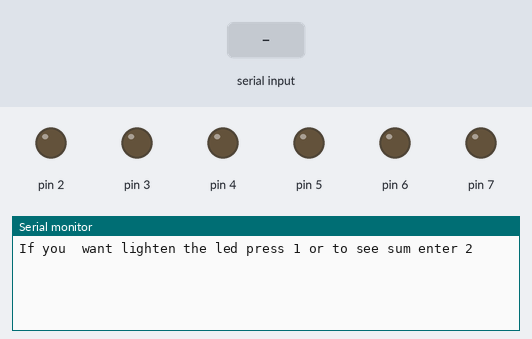
Bench run of a sketch on a simulated Arduino Uno, built with avr-gcc and run on an emulated ATmega328P. Parts: output pins drawn as LEDs (lit = HIGH), the last lines printed to the serial monitor. Inputs (shaded band) come from the test bench.

Above: at 0.8 s.
0.9 s: byte 1 (1) received over Serial
At 1.8 s:
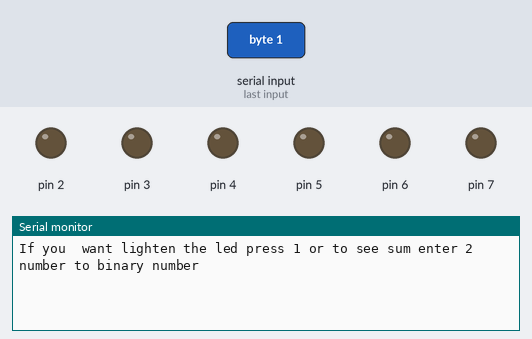
2.4 s: "1" received over Serial
At 3.1 s:
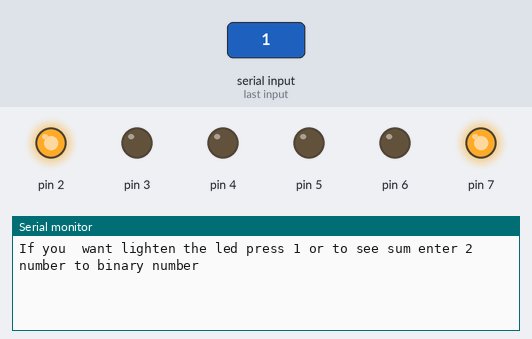

The sketch:

midterm1.ino
```cpp
int array[6];
int i = 0;
int sum = 0;
void setup() {
  // put your setup code here, to run once:
  Serial.begin(9600);
  pinMode(2, OUTPUT);
  pinMode(3, OUTPUT);
  pinMode(4, OUTPUT);
  pinMode(5, OUTPUT);
  pinMode(6, OUTPUT);
  pinMode(7, OUTPUT);
  Serial.println("If you  want lighten the led press 1 or to see sum enter 2 ");

while (Serial.available() == 0) {
  }
  int taken = Serial.read();

  switch (taken) {
    case 1:
      Serial.println("number to binary number ");
      while (Serial.available() == 0) {
  }
      int taken2 = Serial.read();

      if (taken2 >= 64) {

        int taken2 = Serial.read();
      }
      array[i] = taken2;
      if (taken2 % 2 == 0) {
        digitalWrite(2, 0);

      } else {
        digitalWrite(2, 1);
      }

      taken2 = taken2 / 2;

      if (taken2 % 2 == 1) {
        digitalWrite(3, 1);

      } else {
        digitalWrite(3, 0);
      }
      taken2 = taken2 / 2;
      if (taken2 % 2 == 1) {
        digitalWrite(4, 1);

      } else {
        digitalWrite(4, 0);
      }
      taken2 = taken2 / 2;
      if (taken2 % 2 == 1) {
        digitalWrite(5, 1);
      } else {
        digitalWrite(5, 0);
      }
      if (taken2 % 2 == 1) {
        digitalWrite(6, 1);

      } else {
        digitalWrite(6, 0);
      }
      taken2 = taken2 / 2;
      if (taken2 % 2 == 1) {
        digitalWrite(7, 1);
      } else {
        digitalWrite(7, 0);
      }

      i++;
    break;
    case 2:
      Serial.println("Here is the summation of numbers entered");
      for (i = 0; i < 5; i++) {
        sum = array[i] + sum;
        Serial.println(sum);
      }
      break;
  }
}

void loop() {
  // put your main code here, to run repeatedly:


}
```

Measured:
- after the input at 0.9 s, the serial monitor: prints a new line at once (image 1)
- after the input at 2.4 s, pin 2, pin 7: LOW → HIGH at once
